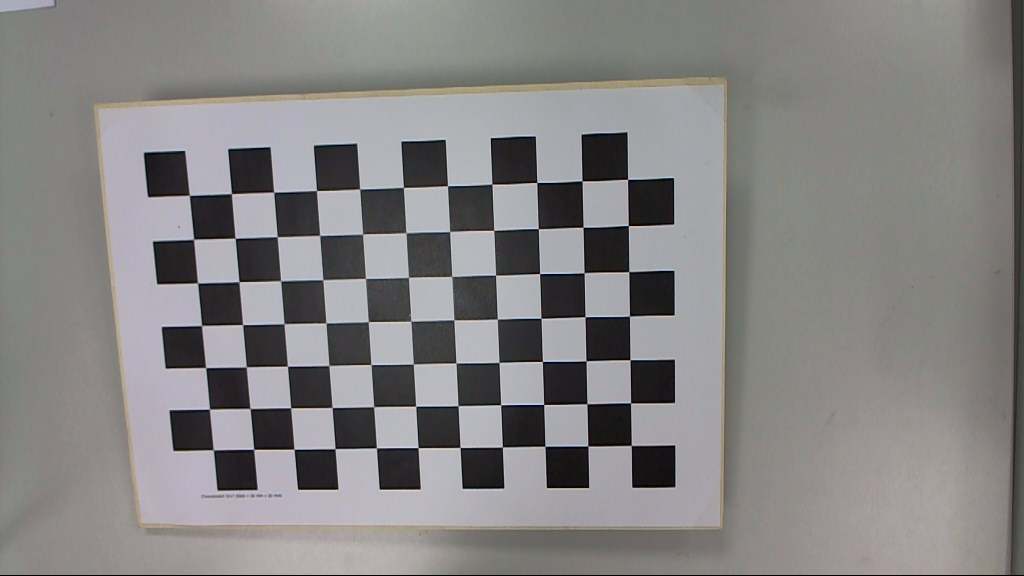
#> input picture data/data/imgs/leftcamera/Im_L_15.png, 1024 x 576 px
$ jupyter execute --allow-errors how-to-work-with-a-calibrated-stereo-camera.ipynb   (shell and % lines are left out)   (older library calls are emulated)
#> lines starting #> are read from the running program, lines starting #| are printed output that depends on the picture; after the words box and inside, x2 and y2 are one past the last pixel; in counts of white or black regions, pixels touching at a corner belong together
# How to work with a calibrated stereo camera

[cell 1]
import cv2
import os
import time
import numpy as np
import matplotlib.pyplot as plt
from mpl_toolkits.axes_grid1 import ImageGrid

## Load the Paramters

[cell 2]
# in the dataset I have stored an example parameters file
param_path = './parameters.npz'

# the parameters are stored in a NPZ file
# you can import them to a dictionary and access the parameters
params = dict(np.load(param_path))
#> (reads notebooks/parameters.npz from the repository)
params.keys()

## Epipolarlines

The *Epipolar Geometry* is the Geometry of a *Stereo Camera*. When two cameras look at the same point, they discribe a plane, the epipolar plane. With the known calibration parameters we can use this geometry to describe a point from one camera to the corresponding point on the other camera. More information about this can be found here: https://web.stanford.edu/class/cs231a/course_notes/03-epipolar-geometry.pdf

[cell 3]
# will be added later ...

## Rectification

Image rectification is a transformation process used to project images to a common image plane. It is used in computer vision to simplify the problem of finding matching points between images (correspondence problem). After a rectification of a stereocamera we have the same vertical coordinate of one point on both cameras. When you are interested in the calculation background you can have a look at (http://www.sci.utah.edu/~gerig/CS6320-S2013/Materials/CS6320-CV-F2012-Rectification.pdf).

[cell 4]
# open an example image
pathL = '../data/data/imgs/leftcamera/Im_L_15.png'
imgL = cv2.imread(pathL,0)
#> imgL: shape (576, 1024); min 0, max 218, mean 131.4
imgL = cv2.cvtColor(imgL, cv2.COLOR_BGR2RGB)
#> imgL: shape (576, 1024, 3)
pathR = '../data/data/imgs/rightcamera/Im_R_15.png'
imgR = cv2.imread(pathR,0)
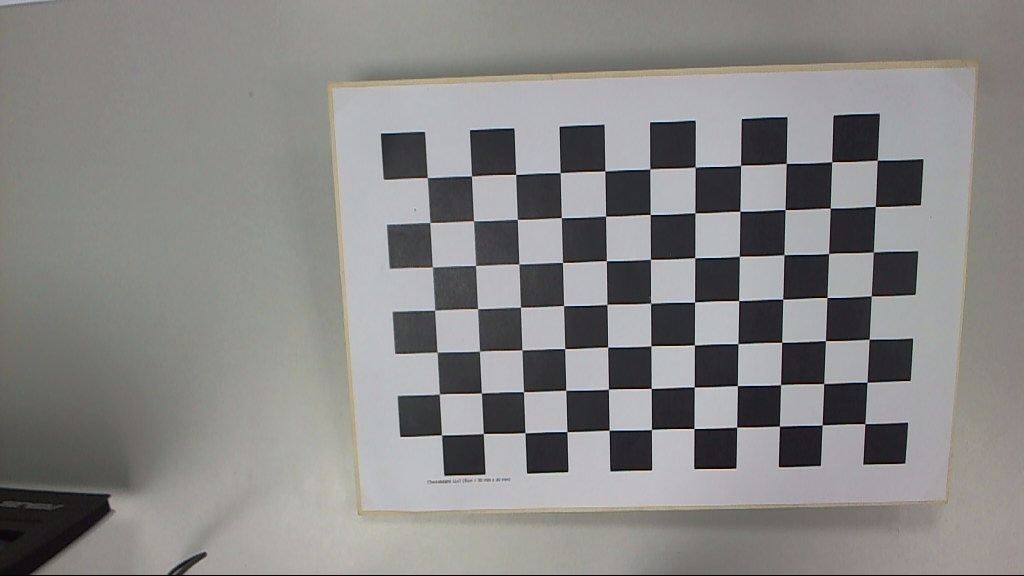
#> input picture data/data/imgs/rightcamera/Im_R_15.png, 1024 x 576 px
#> imgR: shape (576, 1024); min 0, max 224, mean 134.3
imgR = cv2.cvtColor(imgR, cv2.COLOR_BGR2RGB)
#> imgR: shape (576, 1024, 3)

[cell 5]
# we will extract the necessary parameters for the calibration
K1,K2 = params['L_Intrinsic'], params['R_Intrinsic']
D1,D2 = params['L_Distortion'], params['R_Distortion']
ImageSize = (imgL.shape[1], imgL.shape[0])
#> ImageSize = (1024, 576)
Rk = params['Transformation'][:3,:3]
Tk = params['Transformation'][:3,3:]

[cell 6]
# now we have to calculate the rectification maps
Rect = cv2.stereoRectify(K1,D1,K2,D2,ImageSize,Rk,Tk,alpha=0)
map1 = cv2.initUndistortRectifyMap(K1,D1,Rect[0],Rect[2],ImageSize,cv2.CV_32FC1)
map2 = cv2.initUndistortRectifyMap(K2,D2,Rect[1],Rect[3],ImageSize,cv2.CV_32FC1)

[cell 7]
# with the maps we can rectify the images
imgL_rect = cv2.remap(imgL,map1[0],map1[1],cv2.INTER_AREA)
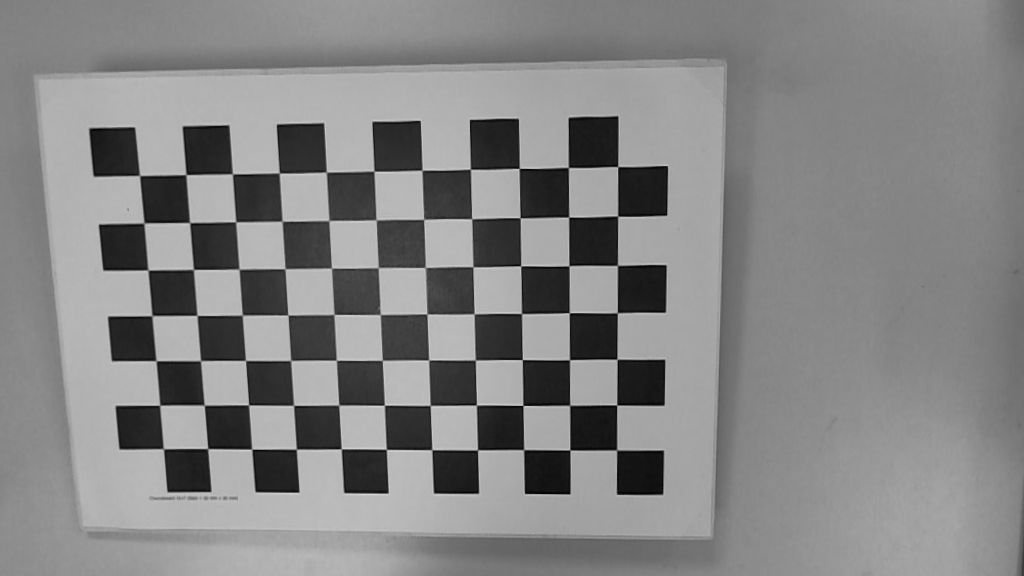
#> imgL_rect: shape (576, 1024, 3); min 3, max 214, mean 132.2
imgR_rect = cv2.remap(imgR,map2[0],map2[1],cv2.INTER_AREA)
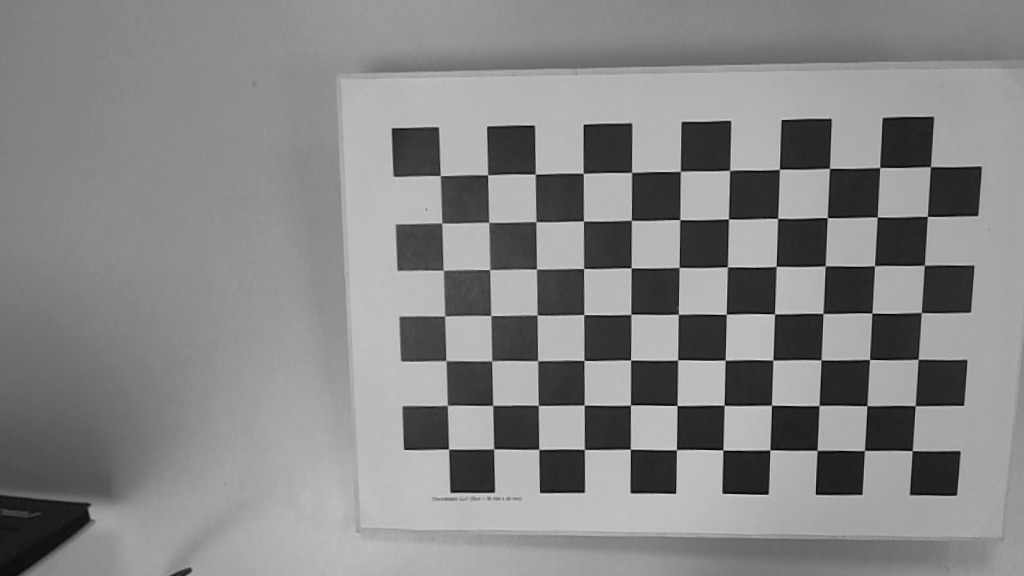
#> imgR_rect: shape (576, 1024, 3); min 3, max 218, mean 134.5

After the calculation of the new rectified images we can display them. The top image pair is the original data and underneath the rectified ones. When you have a closer look at the solution you see that every point has the same vertical coordinate.

[cell 8]
fig = plt.figure(figsize=(20,20))
grid = ImageGrid(fig, 111, nrows_ncols=(1, 2), axes_pad=0.1)
for ax, im in zip(grid, [imgL, imgR]):
    ax.imshow(im)
    ax.axis('off')
#> this loop made 2 passes

fig = plt.figure(figsize=(20,20))
grid = ImageGrid(fig, 111, nrows_ncols=(1, 2), axes_pad=0.1)
for ax, im in zip(grid, [imgL_rect, imgR_rect]):
    ax.imshow(im)
    ax.axis('off')
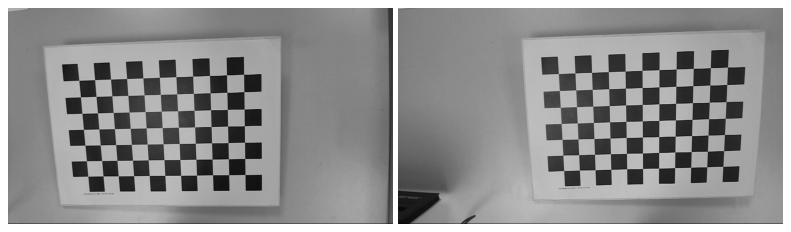
#> figure drawn by matplotlib, 2 panels

## Undistortion

In this section we are going to undistort an image. Therefore we need the distortion parameters from the calibration. Distortion must be seperated between radial and tangential distortion. To understand the difference and reading the parameters I recommmend to read the OpenCV documentation (https://docs.opencv.org/3.4/dc/dbb/tutorial_py_calibration.html).

[cell 9]
# so let's have a look to the parameters from the left camera.
params['L_Distortion']

[cell 10]
# open an example image
path = '../data/data/imgs/leftcamera/Im_L_15.png'
img = cv2.imread(path,0)
img = cv2.cvtColor(img, cv2.COLOR_BGR2RGB)

[cell 11]
# undistort the image with the buildin function
img_undistorted = cv2.undistort(img, params['L_Intrinsic'], params['L_Distortion'], None, params['L_DistortionIntrinsic'])
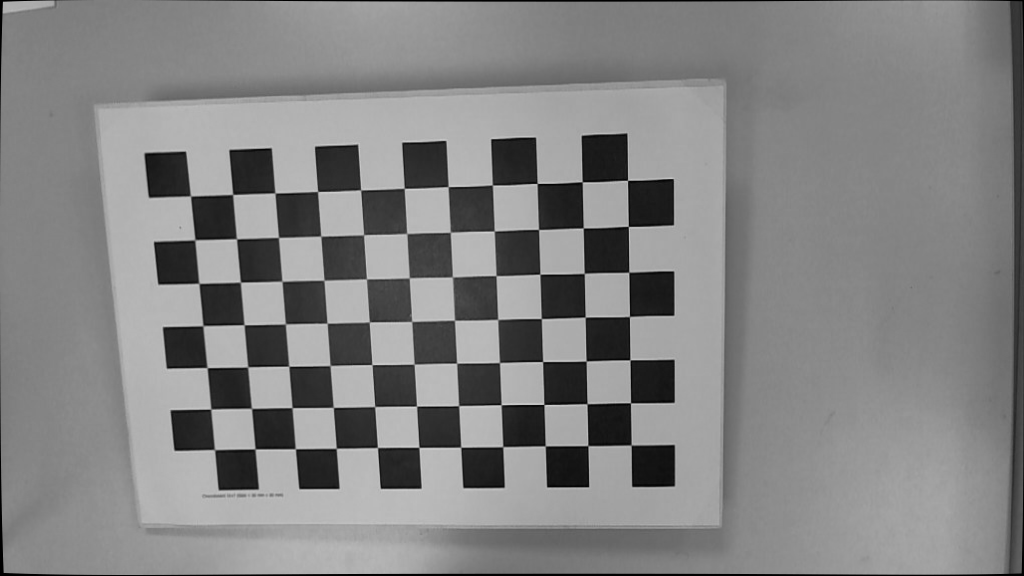
#> img_undistorted: shape (576, 1024, 3); min 0, max 210, mean 130.8

Now we can display the undistorted image and compare it to the original picture. We cannot see any visible change, but that's because the camera is realy flat and there is no big distortion anyway. When you calibrate a fisheye camera (like a GoPro) you can see the differences clearly and the undistortion is a really nice feature for Computer Vision and working with Cameras.

[cell 12]
fig = plt.figure(figsize=(20,20))
grid = ImageGrid(fig, 111, nrows_ncols=(1, 2), axes_pad=0.1)
for ax, im in zip(grid, [img, img_undistorted]):
    ax.imshow(im)
    ax.axis('off')

<div style="color:white;
           display:fill;
           border-radius:5px;
           background-color:#51BC23;
           font-size:110%;
           font-family:Verdana;
           letter-spacing:0.5px">
        <p style="padding: 10px;
              color:white;">
            Upvoting is for free ;)
        </p>
    </div>

[cell 13]
stereo = cv2.StereoBM_create(numDisparities=16, blockSize=15)
imgL_rect_gray=cv2.cvtColor(imgL_rect, cv2.COLOR_BGR2GRAY)
imgR_rect_gray=cv2.cvtColor(imgR_rect, cv2.COLOR_BGR2GRAY)
disparity = stereo.compute(imgL_rect_gray, imgR_rect_gray)
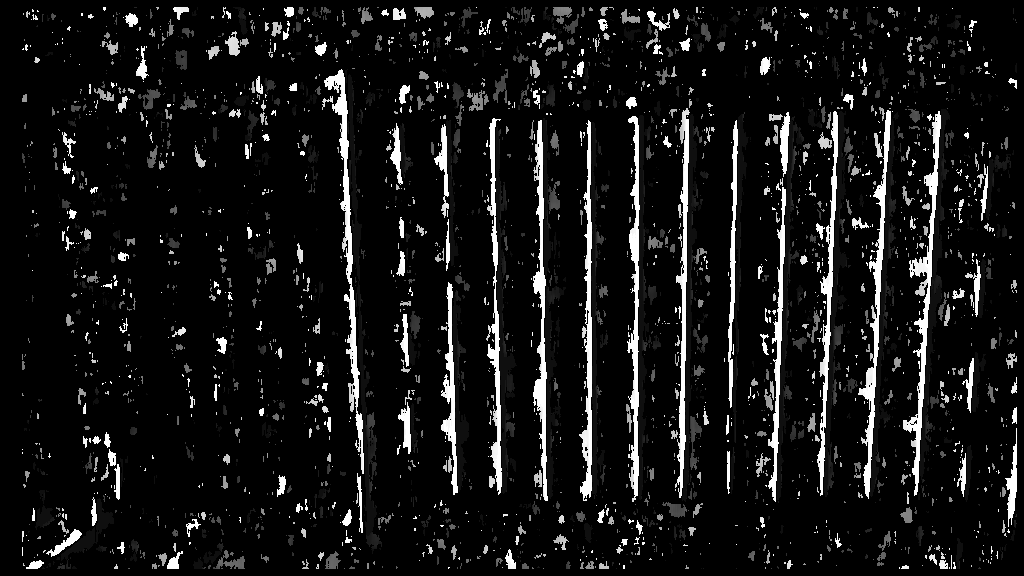
#> disparity: shape (576, 1024) int16; min -16, max 240, mean 5.9; drawn with min black and max white
# disparity = stereo.compute(imgR_rect,imgL_rect)

[cell 14]
points_3D = cv2.reprojectImageTo3D(disparity, Rect[4])
#> points_3D: shape (576, 1024, 3) float32; 4.45% of the values are NaN or infinite; the others: min -18484.6, max 11148.8, mean 2538.2

[cell 15]
mask = disparity > disparity.min()
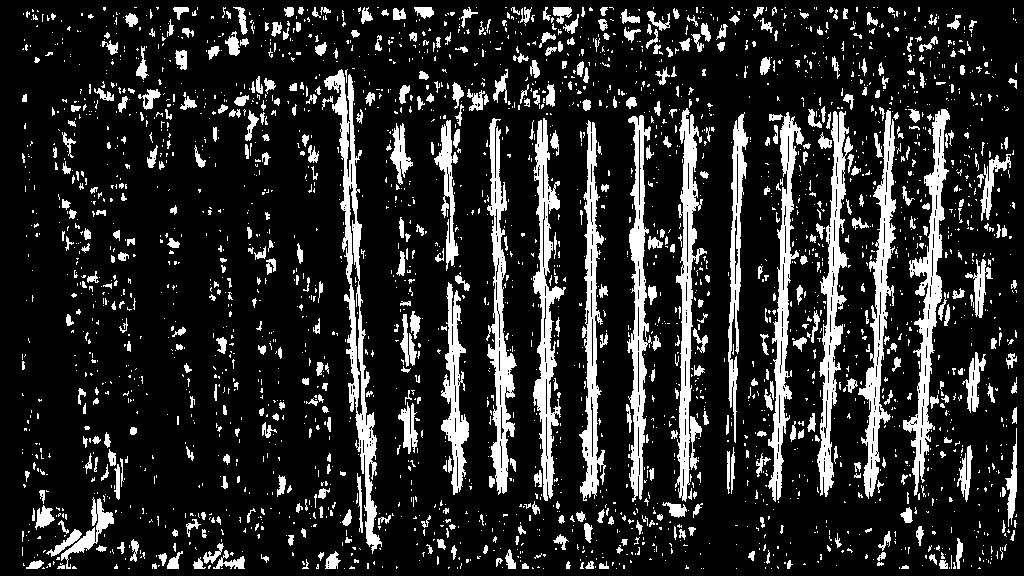
#> mask: shape (576, 1024) bool; 16.2% white; 2823 white regions (2267 under 20 px), largest, box (x1, y1, x2, y2) and area: (324, 69, 382, 554) 5501, (903, 109, 950, 496) 4776, (817, 111, 853, 497) 4506

[cell 16]
import matplotlib.pyplot as plt

# # Отображение карты глубины
# plt.imshow(mask, 'gray')
# plt.colorbar()
# plt.show()


disparity_normalized = cv2.normalize(disparity, None, alpha=0, beta=255, norm_type=cv2.NORM_MINMAX)
disparity_normalized = np.uint8(disparity_normalized)

# [5 lines of commented-out code are left out]

plt.imshow(disparity_normalized, 'gray')
plt.colorbar()
plt.show()
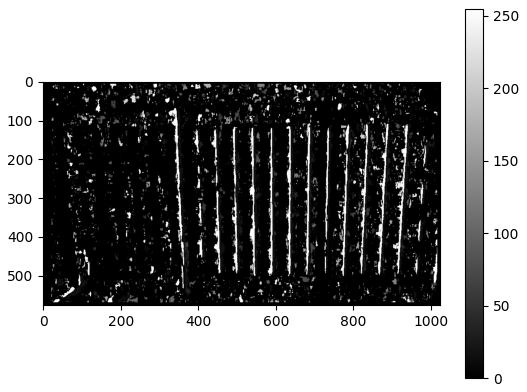
#> figure drawn by matplotlib, 2 panels

[cell 17]
min_disp = 0
num_disp = 16*5  # Это значение должно быть кратным 16
block_size = 5
stereo = cv2.StereoSGBM_create(minDisparity=min_disp,
                               numDisparities=num_disp,
                               blockSize=block_size,
                               P1=8*3*block_size**2,
                               P2=32*3*block_size**2,
                               disp12MaxDiff=1,
                               uniquenessRatio=15,
                               speckleWindowSize=100,
                               speckleRange=32,
                               preFilterCap=63,
                               mode=cv2.STEREO_SGBM_MODE_SGBM_3WAY)

[cell 18]
# Вычисляем карту диспаратности
disparity = stereo.compute(imgL_rect, imgR_rect).astype(np.float32) / 16.0
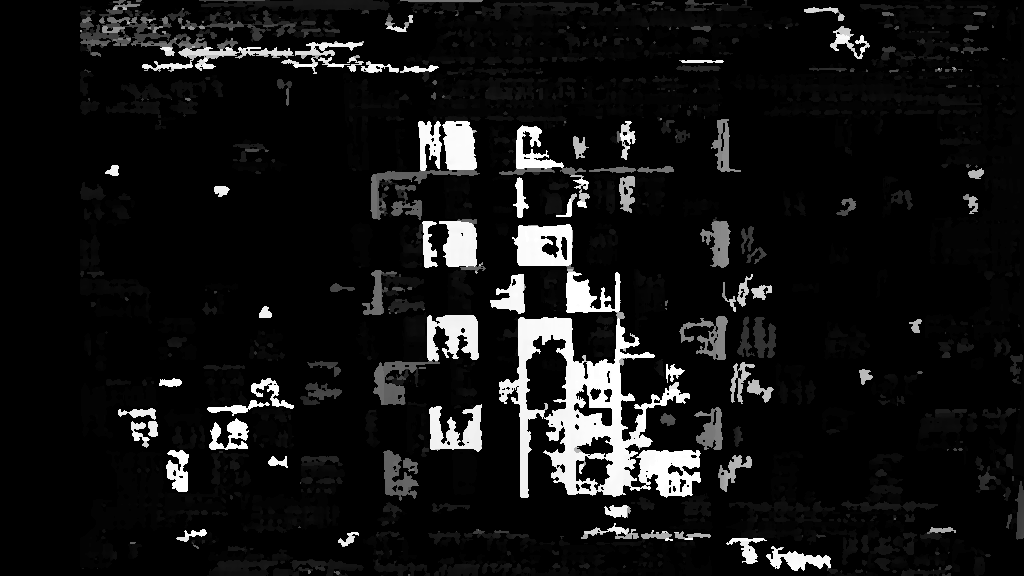
#> disparity: shape (576, 1024) float32; min -1, max 79, mean 5.3; drawn with min black and max white

# Преобразуем карту диспаратности в карту глубины
#> (the rest of this cell did not finish here and is left out)
